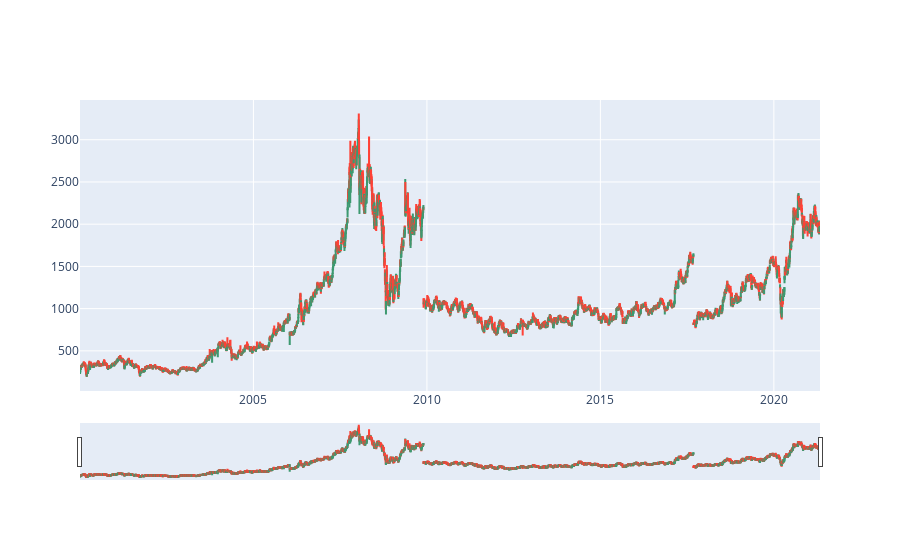

Write notebook code for a chart like this one.
### Code cell
fig=pgo.Figure(data=[pgo.Candlestick(x=df['Date'],
                                     open=df['Open'],
                                     high=df['High'],
                                     low=df['Low'],
                                     close=df['Close'])])
fig.show()

### Figure 1 — Plotly figure (JSON) as saved in the notebook; plotly's stock layout.template omitted (floating-point values rounded to 4 significant figures; data arrays with more than 128 entries replaced by an {"elided": "..."} marker saying what was removed)
{"data": [{"close": {"elided": "5306 float values"}, "high": {"elided": "5306 float values"}, "low": {"elided": "5306 float values"}, "open": {"elided": "5306 float values"}, "type": "candlestick", "x": {"elided": "5306 str values"}}], "layout": {}}
